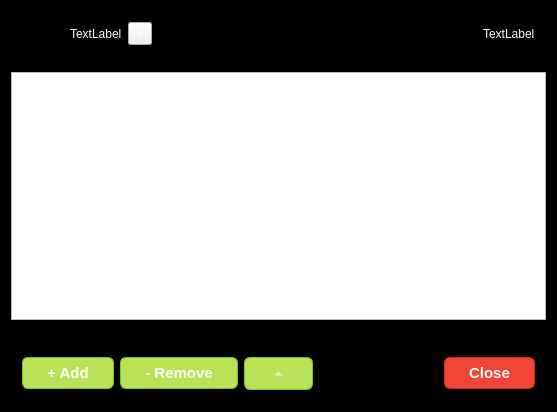
<?xml version="1.0" encoding="UTF-8"?>
<ui version="4.0">
 <class>MainWindow</class>
 <widget class="QMainWindow" name="MainWindow">
  <property name="geometry">
   <rect>
    <x>0</x>
    <y>0</y>
    <width>557</width>
    <height>412</height>
   </rect>
  </property>
  <property name="windowTitle">
   <string>MayMayLauncher</string>
  </property>
  <property name="windowIcon">
   <iconset resource="res.qrc">
    <normaloff>:/default/MayMayLauncher.ico</normaloff>:/default/MayMayLauncher.ico</iconset>
  </property>
  <property name="autoFillBackground">
   <bool>false</bool>
  </property>
  <property name="styleSheet">
   <string notr="true">QMainWindow {
	background-color: rgb(0,0,0)
}</string>
  </property>
  <widget class="QWidget" name="centralWidget">
   <property name="styleSheet">
    <string notr="true">#centralWidget {
	border-image: url(:/bg/metro.jpg) 0 0 0 0 stretch stretch;
}</string>
   </property>
   <layout class="QVBoxLayout" name="verticalLayout">
    <item>
     <widget class="QFrame" name="header">
      <property name="styleSheet">
       <string notr="true">/* QFrame {
	background-color: rgba(110, 128, 0, 64); 
	border-radius: 120px;
} */</string>
      </property>
      <layout class="QHBoxLayout" name="horizontalLayout_2">
       <property name="leftMargin">
        <number>1</number>
       </property>
       <property name="bottomMargin">
        <number>1</number>
       </property>
       <item>
        <layout class="QHBoxLayout" name="horizontalLayout_3">
         <item>
          <widget class="QLabel" name="profile">
           <property name="text">
            <string>TextLabel</string>
           </property>
          </widget>
         </item>
         <item>
          <widget class="QLabel" name="userName">
           <property name="styleSheet">
            <string notr="true">QLabel {
	color: rgb(255, 255, 255);
	background: transparent;
	font: 63 24pt &quot;Segoe UI Semibold&quot;;
}</string>
           </property>
           <property name="text">
            <string>TextLabel</string>
           </property>
          </widget>
         </item>
         <item>
          <widget class="QToolButton" name="toolButton_2">
           <property name="styleSheet">
            <string notr="true">QToolButton {
	color: white;
}</string>
           </property>
           <property name="text">
            <string>...</string>
           </property>
           <property name="autoRaise">
            <bool>false</bool>
           </property>
           <property name="arrowType">
            <enum>Qt::DownArrow</enum>
           </property>
          </widget>
         </item>
        </layout>
       </item>
       <item>
        <spacer name="horizontalSpacer_2">
         <property name="orientation">
          <enum>Qt::Horizontal</enum>
         </property>
         <property name="sizeHint" stdset="0">
          <size>
           <width>40</width>
           <height>20</height>
          </size>
         </property>
        </spacer>
       </item>
       <item>
        <widget class="QLabel" name="clock">
         <property name="styleSheet">
          <string notr="true">QLabel {
	color: rgb(255, 255, 255);
	background: transparent;
	font: 63 24pt &quot;Segoe UI Semibold&quot;;
}</string>
         </property>
         <property name="text">
          <string>TextLabel</string>
         </property>
        </widget>
       </item>
      </layout>
     </widget>
    </item>
    <item>
     <spacer name="verticalSpacer_2">
      <property name="orientation">
       <enum>Qt::Vertical</enum>
      </property>
      <property name="sizeType">
       <enum>QSizePolicy::Minimum</enum>
      </property>
      <property name="sizeHint" stdset="0">
       <size>
        <width>20</width>
        <height>20</height>
       </size>
      </property>
     </spacer>
    </item>
    <item>
     <widget class="QListView" name="listView">
      <property name="styleSheet">
       <string notr="true"/>
      </property>
     </widget>
    </item>
    <item>
     <spacer name="verticalSpacer">
      <property name="orientation">
       <enum>Qt::Vertical</enum>
      </property>
      <property name="sizeType">
       <enum>QSizePolicy::Minimum</enum>
      </property>
      <property name="sizeHint" stdset="0">
       <size>
        <width>20</width>
        <height>20</height>
       </size>
      </property>
     </spacer>
    </item>
    <item>
     <widget class="QFrame" name="tools">
      <property name="styleSheet">
       <string notr="true">/* QFrame {
	background-color: rgba(110, 128, 0, 64); 
	border-radius: 120px;
} */</string>
      </property>
      <layout class="QHBoxLayout" name="horizontalLayout">
       <item>
        <widget class="QPushButton" name="pushButton_2">
         <property name="styleSheet">
          <string notr="true">QPushButton {
	box-shadow:inset 0px 1px 0px 0px #d9fbbe;
	background:linear-gradient(to bottom, #b8e356 5%, #a5cc52 100%);
	background-color:#b8e356;
	border-radius:6px;
	border:1px solid #83c41a;
	display:inline-block;
	cursor:pointer;
	color:#ffffff;
	font-family:Arial;
	font-size:15px;
	font-weight:bold;
	padding:6px 24px;
	text-decoration:none;
	text-shadow:0px 1px 0px #86ae47;
}
QPushButton:hover {
	background:linear-gradient(to bottom, #a5cc52 5%, #b8e356 100%);
	background-color:#a5cc52;
}
QPushButton:active {
	position:relative;
	top:1px;
}
</string>
         </property>
         <property name="text">
          <string>+ Add</string>
         </property>
         <property name="shortcut">
          <string>Ctrl+=</string>
         </property>
        </widget>
       </item>
       <item>
        <widget class="QPushButton" name="pushButton_3">
         <property name="styleSheet">
          <string notr="true">QPushButton {
	box-shadow:inset 0px 1px 0px 0px #d9fbbe;
	background:linear-gradient(to bottom, #b8e356 5%, #a5cc52 100%);
	background-color:#b8e356;
	border-radius:6px;
	border:1px solid #83c41a;
	display:inline-block;
	cursor:pointer;
	color:#ffffff;
	font-family:Arial;
	font-size:15px;
	font-weight:bold;
	padding:6px 24px;
	text-decoration:none;
	text-shadow:0px 1px 0px #86ae47;
}
QPushButton:hover {
	background:linear-gradient(to bottom, #a5cc52 5%, #b8e356 100%);
	background-color:#a5cc52;
}
QPushButton:active {
	position:relative;
	top:1px;
}
</string>
         </property>
         <property name="text">
          <string>- Remove</string>
         </property>
         <property name="shortcut">
          <string>Ctrl+-</string>
         </property>
        </widget>
       </item>
       <item>
        <widget class="QToolButton" name="toolButton">
         <property name="styleSheet">
          <string notr="true">QToolButton {
	box-shadow:inset 0px 1px 0px 0px #d9fbbe;
	background:linear-gradient(to bottom, #b8e356 5%, #a5cc52 100%);
	background-color:#b8e356;
	border-radius:6px;
	border:1px solid #83c41a;
	display:inline-block;
	cursor:pointer;
	color:#ffffff;
	font-family:Arial;
	font-size:15px;
	font-weight:bold;
	padding:6px 24px;
	text-decoration:none;
	text-shadow:0px 1px 0px #86ae47;
}
QToolButton:hover {
	background:linear-gradient(to bottom, #a5cc52 5%, #b8e356 100%);
	background-color:#a5cc52;
}
QToolButton:active {
	position:relative;
	top:1px;
}
</string>
         </property>
         <property name="text">
          <string>...</string>
         </property>
         <property name="shortcut">
          <string>Ctrl+B</string>
         </property>
         <property name="arrowType">
          <enum>Qt::UpArrow</enum>
         </property>
        </widget>
       </item>
       <item>
        <spacer name="horizontalSpacer">
         <property name="orientation">
          <enum>Qt::Horizontal</enum>
         </property>
         <property name="sizeHint" stdset="0">
          <size>
           <width>40</width>
           <height>20</height>
          </size>
         </property>
        </spacer>
       </item>
       <item>
        <widget class="QPushButton" name="pushButton">
         <property name="styleSheet">
          <string notr="true">QPushButton {
	box-shadow:inset 0px 1px 0px 0px #f5978e;
	background:linear-gradient(to bottom, #f24537 5%, #c62d1f 100%);
	background-color:#f24537;
	border-radius:6px;
	border:1px solid #d02718;
	display:inline-block;
	cursor:pointer;
	color:#ffffff;
	font-family:Arial;
	font-size:15px;
	font-weight:bold;
	padding:6px 24px;
	text-decoration:none;
	text-shadow:0px 1px 0px #810e05;
}
QPushButton:hover {
	background:linear-gradient(to bottom, #c62d1f 5%, #f24537 100%);
	background-color:#c62d1f;
}
QPushButton:active {
	position:relative;
	top:1px;
}</string>
         </property>
         <property name="text">
          <string>Close</string>
         </property>
        </widget>
       </item>
      </layout>
     </widget>
    </item>
   </layout>
  </widget>
 </widget>
 <layoutdefault spacing="6" margin="11"/>
 <resources>
  <include location="res.qrc"/>
 </resources>
 <connections/>
</ui>
